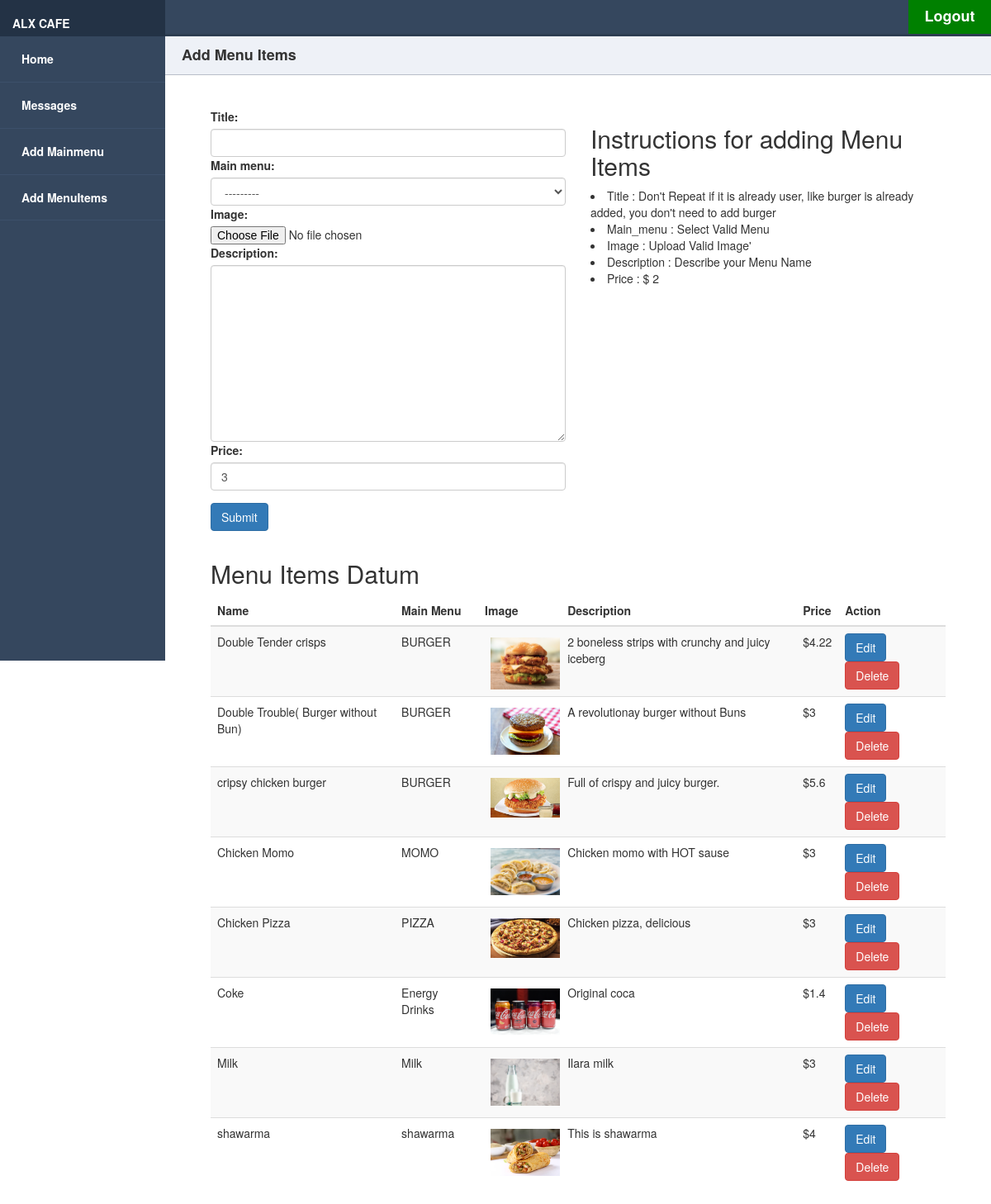
The page /dashboard/menuitems (signed in) on the database its author committed.
### menu/models.py (models this page shows, shortened)
class MainMenu(models.Model):
    created_at = models.DateField(auto_now_add=True)
    posted_by = models.ForeignKey(User, on_delete=models.CASCADE)
    name = models.CharField(max_length=100, unique=True)
    title = models.CharField(max_length=255, unique=True)
    slug = models.CharField(max_length=100,unique=True)
    status = models.BooleanField(default=0)
    description = models.TextField(max_length=400)
    def __str__(self):
        return self.title

class MenuItems(models.Model):
    title = models.CharField(max_length=60, unique=True)
    main_menu = models.ForeignKey(MainMenu, on_delete=models.CASCADE)
    slug = models.CharField(max_length=60, unique=True)
    status = models.BooleanField(default=0)
    date = models.DateTimeField(auto_now_add=True)
    image = models.ImageField(blank=True, upload_to='pictures')
    author = models.ForeignKey(User, on_delete=models.CASCADE)
    description = models.TextField(max_length=400)
    price = models.CharField(max_length=100,default='3')

### dashboard/views.py (the view, shortened to what this page needs)
# urls.py: path('menuitems',views.menuitems, name ='menuitems'),
@login_required
def menuitems(request):
    menuitems = MenuItems.objects.all()
    if User.is_authenticated:
        form = menuItemsForm()
    data = {
        'menuitems': menuitems,
        'form': form,
    }
    return render(request,'pages/menuitems.html',data)

### dashboard/forms.py
class menuItemsForm(forms.ModelForm):
    class Meta:
        model = models.MenuItems
        fields = ['title', 'main_menu', 'image', 'description', 'price']
        widgets = {
            'title': forms.TextInput(attrs={'class': 'form-control'}),
            'main_menu': forms.Select(attrs={'class': 'form-control'}),
            'price': forms.TextInput(attrs={'class': 'form-control'}),
            'description': forms.Textarea(attrs={'class': 'form-control'}),
        }

### dashboard/templates/pages/menuitems.html (shortened to what this page needs)
{% extends 'master/dashmaster.html' %}
{% block content %}
{% load static %}
<div class="main-content">
    <div class="title">
        Add Menu Items
    </div>
    <div class="menuform">
        <div class="col-md-6">
            <form  class="bg-light p-5 contact-form" method="POST" enctype="multipart/form-data">
                <div class="form-group">
                    {{form}}
                </div>
                <div class="form-group">
                    <input type="submit" name="Submit Blog" class="btn btn-primary py-3 px-5">
                </div>
            </form>
        </div>
        <div class="col-md-6">
            <h2>Instructions for adding Menu Items</h2>
            <li>Title : Don't Repeat if it is already user, like burger is already added, you don't need to add burger</li>
            <li>Main_menu : Select Valid Menu  </li>
            <li>Image : Upload Valid Image' </li>
            <li>Description : Describe your Menu Name </li>
            <li>Price : $ 2 </li>
        </div>
        <div class="col-md-12">
            <h2>Menu Items Datum</h2>
            <table class="table table-striped table-dark">
                <thead>
                <tr>
                    <th scope="col">Name</th>
                     <th scope="col">Main Menu</th>
                    <th scope="col">Image</th>
                    <th scope="col">Description</th>
                    <th scope="col">Price</th>
                    <th scope="col">Action</th>
                </tr>
                </thead>
                <tbody>
                {%for menu in menuitems %}
                <tr>
                    <td>{{menu.title}}</td>
                    <td>{{menu.main_menu}}</td>
                     <td><img class="listimage" src=" {{menu.image.url}}"></td>
                    <td>{{menu.description}}</td>
                      <td>${{menu.price}}</td>
                    <td>
                        <a class="btn btn-primary" href="{% url 'updatemenuitems' menu.title%}">Edit</a>
                        <a class="btn btn-danger" href="{% url 'deleteitems' menu.title%}">Delete</a></td>
                </tr>
                {% endfor %}
                </tbody>
            </table>
        </div>
    </div>
</div>
{% endblock %}

### static/assets/css/main.css (style rules this page uses)
* { box-sizing: border-box; text-decoration:none; }
body { margin: 0; padding: 0; font-family: 'Source Sans Pro', sans-serif; background-color: #d5dae5; -webkit-font-smoothing: antialiased; -moz-osx-font-smoothing: grayscale; }
.main-content { padding: 40px; margin-top: 0; padding: 0; padding-top: 44px; height: 100%; }
.main-content .title { background-color: #eef1f7; border-bottom: 1px solid #b8bec9; padding: 10px 20px; font-weight: 700; color: #333; font-size: 18px; }
@media screen and (min-width: 600px) { .main-content { margin-left: 70px; } }
@media screen and (min-width: 800px) { .main-content { margin-left: 200px; } }
img { max-width: 100%; height: 80%; margin-left:8%; margin-top:5px; }
.menuform { margin:40px; }
.listimage { width: 90px; height: auto; }

### rows shown on the page
MenuItems: title "Double Tender crisps", main_menu "BURGER", image (picture), description "2 boneless strips with crunchy and juicy iceberg", price "4.22"
MenuItems: title "Double Trouble( Burger without Bun)", main_menu "BURGER", image (picture), description "A revolutionay burger without Buns", price "3"
MenuItems: title "cripsy chicken burger", main_menu "BURGER", image (picture), description "Full of crispy and juicy burger.", price "5.6"
MenuItems: title "Chicken Momo", main_menu "MOMO", image (picture), description "Chicken momo with HOT sause", price "3"
MenuItems: title "Chicken Pizza", main_menu "PIZZA", image (picture), description "Chicken pizza, delicious", price "3"
MenuItems: title "Coke", main_menu "Energy Drinks", image (picture), description "Original coca", price "1.4"
MenuItems: title "Milk", main_menu "Milk", image (picture), description "Ilara milk", price "3"
MenuItems: title "shawarma", main_menu "shawarma", image (picture), description "This is shawarma", price "4"
